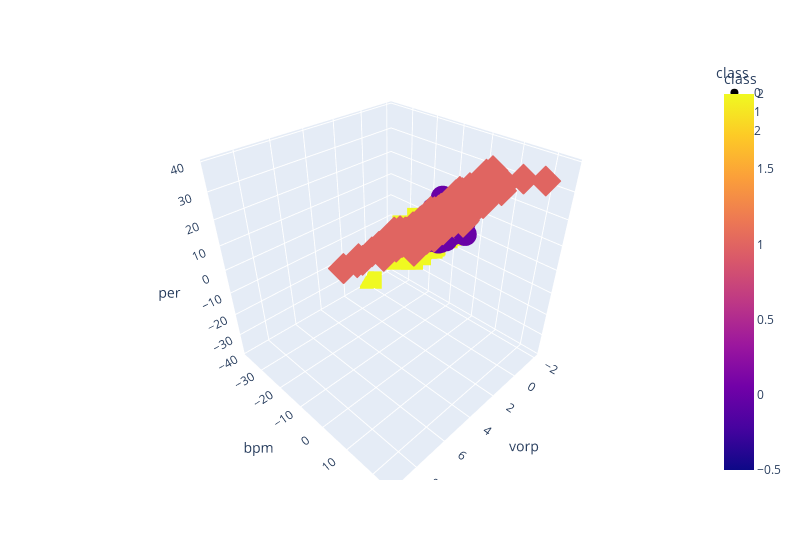

Notebook source saved alongside this figure:
### Code cell
#making individual model
three_indi = get_clusters(3, ovr_viz_df)

# Plotting Class 1
fig = px.scatter_3d(
    three_indi,
    x="vorp",
    y="bpm",
    z="per",
    color="class",
    symbol="class",
    hover_name = three_indi.index,
    width=800,
)
fig.update_layout(hovermode='x unified')

fig.show()

### Figure 1 — Plotly figure (JSON) as saved in the notebook; plotly's stock layout.template omitted (floating-point values rounded to 4 significant figures; data arrays with more than 128 entries replaced by an {"elided": "..."} marker saying what was removed)
{"data": [{"hovertemplate": "<b>%{hovertext}</b><br><br>class=%{marker.color}<br>vorp=%{x}<br>bpm=%{y}<br>per=%{z}<extra></extra>", "hovertext": {"elided": "1578 str values"}, "legendgroup": "0", "marker": {"color": {"elided": "1578 int values"}, "coloraxis": "coloraxis", "symbol": "circle"}, "mode": "markers", "name": "0", "scene": "scene", "showlegend": true, "x": {"elided": "1578 float values"}, "y": {"elided": "1578 float values"}, "z": {"elided": "1578 float values"}, "type": "scatter3d"}, {"hovertemplate": "<b>%{hovertext}</b><br><br>class=%{marker.color}<br>vorp=%{x}<br>bpm=%{y}<br>per=%{z}<extra></extra>", "hovertext": {"elided": "569 str values"}, "legendgroup": "1", "marker": {"color": {"elided": "569 int values"}, "coloraxis": "coloraxis", "symbol": "diamond"}, "mode": "markers", "name": "1", "scene": "scene", "showlegend": true, "x": {"elided": "569 float values"}, "y": {"elided": "569 float values"}, "z": {"elided": "569 float values"}, "type": "scatter3d"}, {"hovertemplate": "<b>%{hovertext}</b><br><br>class=%{marker.color}<br>vorp=%{x}<br>bpm=%{y}<br>per=%{z}<extra></extra>", "hovertext": {"elided": "401 str values"}, "legendgroup": "2", "marker": {"color": {"elided": "401 int values"}, "coloraxis": "coloraxis", "symbol": "square"}, "mode": "markers", "name": "2", "scene": "scene", "showlegend": true, "x": {"elided": "401 float values"}, "y": {"elided": "401 float values"}, "z": {"elided": "401 float values"}, "type": "scatter3d"}], "layout": {"scene": {"domain": {"x": [0, 1], "y": [0, 1]}, "xaxis": {"title": {"text": "vorp"}}, "yaxis": {"title": {"text": "bpm"}}, "zaxis": {"title": {"text": "per"}}}, "coloraxis": {"colorbar": {"title": {"text": "class"}}, "colorscale": [[0, "#0d0887"], [0.1111, "#46039f"], [0.2222, "#7201a8"], [0.3333, "#9c179e"], [0.4444, "#bd3786"], [0.5556, "#d8576b"], [0.6667, "#ed7953"], [0.7778, "#fb9f3a"], [0.8889, "#fdca26"], [1, "#f0f921"]]}, "legend": {"title": {"text": "class"}, "tracegroupgap": 0}, "margin": {"t": 60}, "width": 800, "hovermode": "x unified"}}
